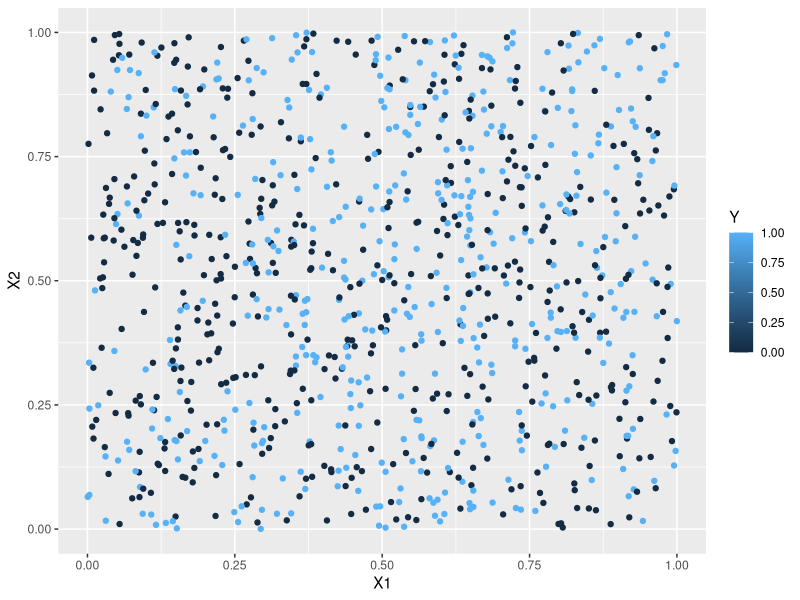
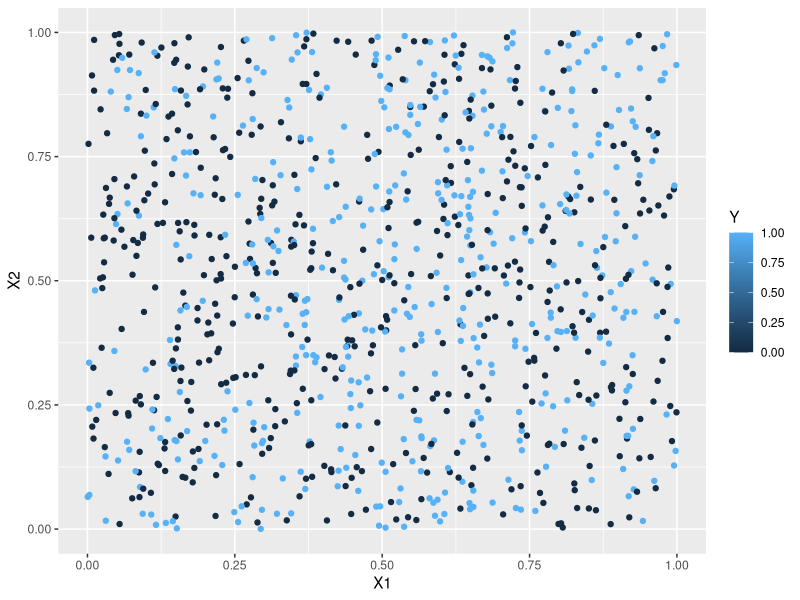

These charts were generated, in order, by the following R code:
## ---- chunk 1
library(class)
suppressPackageStartupMessages(library(tidyverse))
## ---- chunk 2
#Generative model
set.seed(200) #setting a random seed so that we can
#reproduce everything exactly if we want to

generate_y <- function(x1,x2) { #two input parameters to generate the output y
  logit <- x1 -2*x2 -2*x1^2 + x2^2 + 3*x1*x2
  p <- exp(logit)/(1+exp(logit)) #apply the inverse logit function
  y <- rbinom(1,1,p) #y becomes a 0 (with prob 1-p) or a 1 with probability p
}
## ---- chunk 3
# Generate a training dataset with 1000 points
set.seed(200)
n = 1000
X1 <- runif(n,0,1)
X2 <- runif(n,0,1)

#I'm going to use a for loop to generate 1000 y's
Y <- rep(0,n) #initializing my Y to be a vector of 0's
for (i in 1:n) {
  Y[i] <- generate_y(X1[i],X2[i])
}

sum(Y) #How many 0's and 1's were predicted? In this
#training set, almost 47% were 1's. When n is very large
# about 48% of the Y's are 1's. That's close enough to
# 50/50 so we shouldn't have issues with "imbalance"
# which is something we'll learn about later in the 
# semester.

training <- cbind(X1,X2,Y) #combining all of my variables into a training dataset
ggplot(data=training, aes(x=X1, y=X2, color=Y)) +
  geom_point()
## ---- chunk 4
library(class)
suppressPackageStartupMessages(library(tidyverse))
## ---- chunk 5
#Generative model
set.seed(200) #setting a random seed so that we can
#reproduce everything exactly if we want to

generate_y <- function(x1,x2) { #two input parameters to generate the output y
  logit <- x1 -2*x2 -2*x1^2 + x2^2 + 3*x1*x2
  p <- exp(logit)/(1+exp(logit)) #apply the inverse logit function
  y <- rbinom(1,1,p) #y becomes a 0 (with prob 1-p) or a 1 with probability p
}
## ---- chunk 6
# Generate a training dataset with 1000 points
set.seed(200)
n = 1000
X1 <- runif(n,0,1)
X2 <- runif(n,0,1)

#I'm going to use a for loop to generate 1000 y's
Y <- rep(0,n) #initializing my Y to be a vector of 0's
for (i in 1:n) {
  Y[i] <- generate_y(X1[i],X2[i])
}

sum(Y) #How many 0's and 1's were predicted? In this
#training set, almost 47% were 1's. When n is very large
# about 48% of the Y's are 1's. That's close enough to
# 50/50 so we shouldn't have issues with "imbalance"
# which is something we'll learn about later in the 
# semester.

training <- cbind(X1,X2,Y) #combining all of my variables into a training dataset
ggplot(data=training, aes(x=X1, y=X2, color=Y)) +
  geom_point()
## ---- chunk 7

set.seed(203)
n = 1000

X1_test <- runif(n,0,1)
X2_test <- runif(n,0,1)

Y_test <- rep(0,n) 
for (i in 1:n) {
  Y_test[i] <- generate_y(X1_test[i],X2_test[i])
}

test <- as.data.frame(cbind(X1_test,X2_test,Y_test))
point_eval <- data.frame(X1=0.75, X2=0.25)
head(test)

table(test$Y_test)
## ---- chunk 8
# fit
logistic_model <- glm(Y ~ X1 + X2, data = as.data.frame(training), family = binomial)
y_pred <- ifelse(predict(logistic_model, newdata = test, type = "response") > 0.5, 1, 0)
# eval
P <- sum(test$Y_test == 1)
N <- sum(test$Y_test == 0)
TP <- sum((y_pred == 1) & (test$Y_test == 1))
TN <- sum((y_pred == 0) & (test$Y_test == 0))
sensitivity_logistic <- TP / P
specificity_logistic <- TN / N
error_rate_logistic <- mean(y_pred != test$Y_test)
print(
    paste0(
        "Logistic Regression: Sensitivity: ",
        round(sensitivity_logistic, 4),
        ", Specificity: ",
        round(specificity_logistic, 4),
        ", Error Rate: ",
        round(error_rate_logistic, 4)
    )
)
# predict
logistic_point_pred <- ifelse(predict(logistic_model, newdata = point_eval, type = "response") > 0.5, 1, 0)
print(paste0("Logistic Regression Prediction at (0.75, 0.25): ", logistic_point_pred))
## ---- chunk 9
library(MASS)
# fit
lda_model <- lda(Y ~ X1 + X2, data = as.data.frame(training))
y_pred <- predict(lda_model, newdata = test)$class
# eval
TP <- sum((y_pred == 1) & (test$Y_test == 1))
TN <- sum((y_pred == 0) & (test$Y_test == 0))
sensitivity_lda <- TP / P
specificity_lda <- TN / N
error_rate_lda <- mean(y_pred != test$Y_test)
print(
    paste0(
        "LDA: Sensitivity: ",
        round(sensitivity_lda, 4),
        ", Specificity: ",
        round(specificity_lda, 4),
        ", Error Rate: ",
        round(error_rate_lda, 4)
    )
)
# predict
lda_point_pred <- predict(lda_model, newdata = point_eval)$class
print(paste0("LDA Prediction at (0.75, 0.25): ", lda_point_pred))
## ---- chunk 10
# fit
qda_model <- qda(Y ~ X1 + X2, data = as.data.frame(training))
y_pred <- predict(qda_model, newdata = test)$class
# eval
TP <- sum((y_pred == 1) & (test$Y_test == 1))
TN <- sum((y_pred == 0) & (test$Y_test == 0))
sensitivity_qda <- TP / P
specificity_qda <- TN / N
error_rate_qda <- mean(y_pred != test$Y_test)
print(
    paste0(
        "QDA: Sensitivity: ",
        round(sensitivity_qda, 4),
        ", Specificity: ",
        round(specificity_qda, 4),
        ", Error Rate: ",
        round(error_rate_qda, 4)
    )
)
# predict
qda_point_pred <- predict(qda_model, newdata = point_eval)$class
print(paste0("QDA Prediction at (0.75, 0.25): ", qda_point_pred))
## ---- chunk 11
library(e1071)
# fit
training_nb <- data.frame(
    X1=X1,
    X2=X2,
    Y=factor(Y)
)
test_nb <- data.frame(
    X1=X1_test,
    X2=X2_test,
    Y_test=factor(Y_test)
)
nb_model <- naiveBayes(Y ~ X1 + X2, data = training_nb)
y_pred <- predict(nb_model, newdata = test_nb)
# eval
TP <- sum((y_pred == 1) & (test_nb$Y_test == 1))
TN <- sum((y_pred == 0) & (test_nb$Y_test == 0))
sensitivity_nb <- TP / P
specificity_nb <- TN / N
error_rate_nb <- mean(y_pred != test_nb$Y_test)
print(
    paste0(
        "Naive Bayes: Sensitivity: ",
        round(sensitivity_nb, 4),
        ", Specificity: ",
        round(specificity_nb, 4),
        ", Error Rate: ",
        round(error_rate_nb, 4)
    )
)
# predict
nb_point_pred <- predict(nb_model, newdata = point_eval)
print(paste0("Naive Bayes Prediction at (0.75, 0.25): ", nb_point_pred))
## ---- chunk 12
library(class)
k <- 8
# fit and predict
y_pred <- knn(train = as.data.frame(training[,1:2]),
              test = as.data.frame(test[,1:2]),
              cl = as.factor(training[,3]),
                k = k)
# eval
TP <- sum((y_pred == 1) & (test$Y_test == 1))
TN <- sum((y_pred == 0) & (test$Y_test == 0))
sensitivity_knn <- TP / P
specificity_knn <- TN / N
error_rate_knn <- mean(y_pred != test$Y_test)
print(
    paste0(
        "KNN (k=8): Sensitivity: ",
        round(sensitivity_knn, 4),
        ", Specificity: ",
        round(specificity_knn, 4),
        ", Error Rate: ",
        round(error_rate_knn, 4)
    )
)
# predict
knn_point_pred <- knn(train = as.data.frame(training[,1:2]),
                      test = as.data.frame(point_eval),
                      cl = as.factor(training[,3]),
                      k = k)
print(paste0("KNN Prediction at (0.75, 0.25): ", knn_point_pred))
## ---- chunk 13
rm(list=ls())
